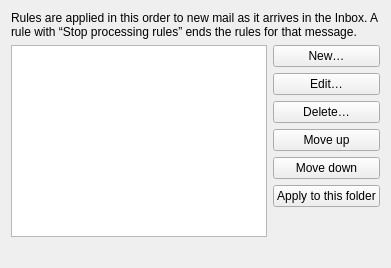
<?xml version="1.0" encoding="UTF-8"?>
<ui version="4.0">
 <class>SettingsRules</class>
 <widget class="QWidget" name="SettingsRules">
  <layout class="QVBoxLayout" name="outer">
   <item>
    <widget class="QLabel" name="intro">
     <property name="text">
      <string>Rules are applied in this order to new mail as it arrives in the Inbox. A rule with “Stop processing rules” ends the rules for that message.</string>
     </property>
     <property name="wordWrap">
      <bool>true</bool>
     </property>
    </widget>
   </item>
   <item>
    <layout class="QHBoxLayout" name="body" stretch="1,0">
     <item>
      <widget class="QListWidget" name="list" />
     </item>
     <item>
      <layout class="QVBoxLayout" name="side" stretch="0,0,0,0,0,0,1">
       <item>
        <widget class="QPushButton" name="newButton">
         <property name="text">
          <string>New…</string>
         </property>
        </widget>
       </item>
       <item>
        <widget class="QPushButton" name="editButton">
         <property name="text">
          <string>Edit…</string>
         </property>
        </widget>
       </item>
       <item>
        <widget class="QPushButton" name="deleteButton">
         <property name="text">
          <string>Delete…</string>
         </property>
        </widget>
       </item>
       <item>
        <widget class="QPushButton" name="upButton">
         <property name="text">
          <string>Move up</string>
         </property>
        </widget>
       </item>
       <item>
        <widget class="QPushButton" name="downButton">
         <property name="text">
          <string>Move down</string>
         </property>
        </widget>
       </item>
       <item>
        <widget class="QPushButton" name="runButton">
         <property name="text">
          <string>Apply to this folder</string>
         </property>
        </widget>
       </item>
       <item>
        <spacer name="sideEnd">
         <property name="orientation">
          <enum>Qt::Vertical</enum>
         </property>
         <property name="sizeType">
          <enum>QSizePolicy::Expanding</enum>
         </property>
         <property name="sizeHint" stdset="0">
          <size>
           <width>0</width>
           <height>0</height>
          </size>
         </property>
        </spacer>
       </item>
      </layout>
     </item>
    </layout>
   </item>
   <item>
    <widget class="QLabel" name="status">
     <property name="text">
      <string />
     </property>
     <property name="wordWrap">
      <bool>true</bool>
     </property>
    </widget>
   </item>
  </layout>
 </widget>
 <resources />
 <connections />
</ui>
